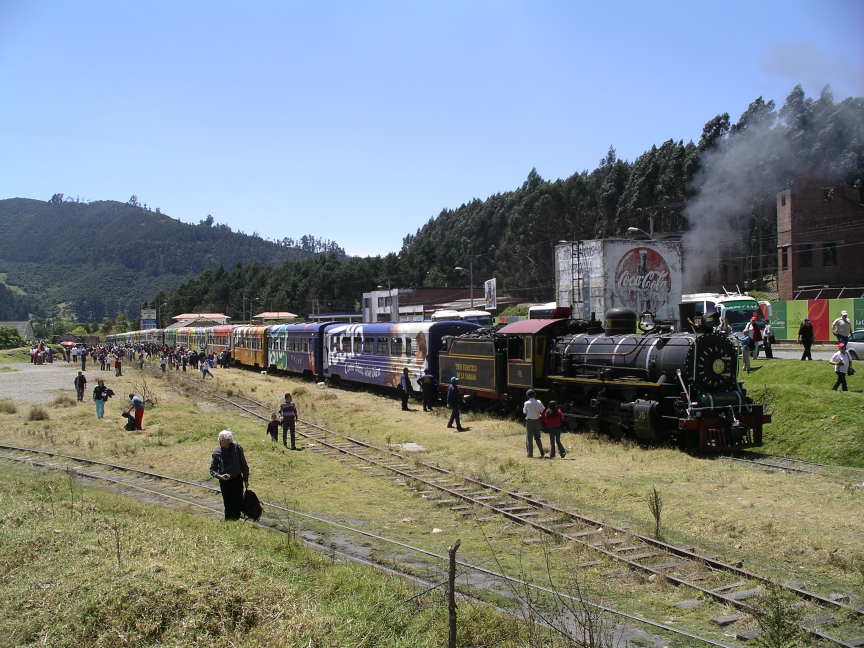
#> input picture crecimiento-colombia/entregas/zipaquira/referencias-autorizadas/tren-patio-zipaquira.jpg, 2592 x 1944 px (shown at 1/3 size)
$ python preparar-comparacion-v5.py
#> lines starting #> are read from the running program, lines starting #| are printed output that depends on the picture
from pathlib import Path
from PIL import Image, ImageOps
import json,hashlib,zipfile
p=Path(__file__).resolve().parent
h=lambda f:hashlib.sha256(f.read_bytes()).hexdigest()
rows=[('tren-patio-zipaquira.jpg','tren-patio-original-v5.webp',True),('estacion-juanperiodista-2018.jpg','estacion-original-2018-v5.webp',False),('estacion-vagon-p464thomas-2011.jpg','vagon-original-2011-v5.webp',False)]
assets=[]
for ref,name,crop in rows:
    original=p/'referencias-autorizadas'/ref;out=p/'imagenes/web'/name
    image=Image.open(original).convert('RGB')
#> image is the input picture: PIL image 2592x1944 RGB; mean R, G, B 123, 131.3, 133
    image=ImageOps.fit(image,(960,640),centering=(.5,.5)) if crop else image.copy()
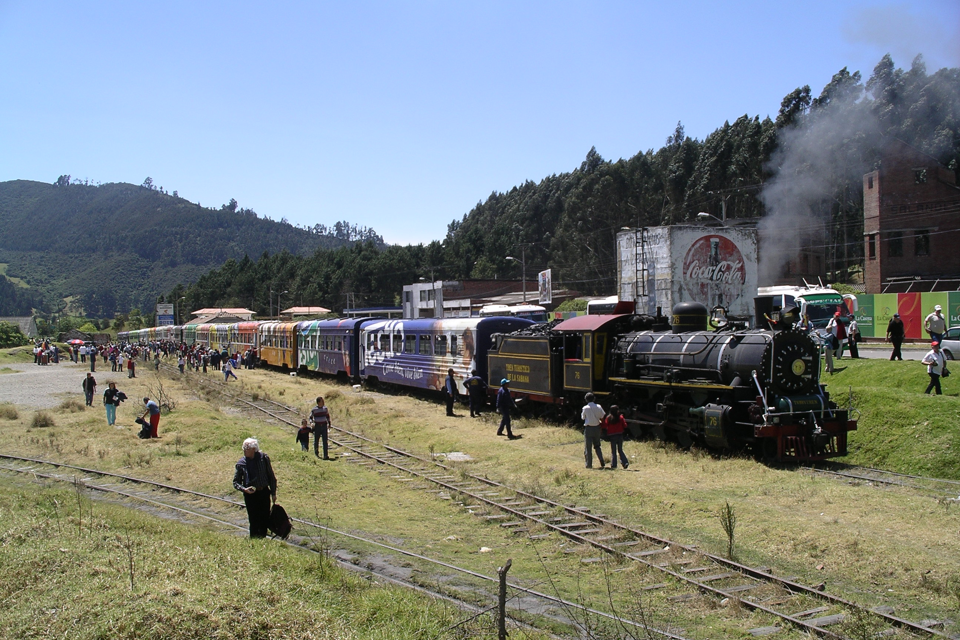
#> image: PIL image 960x640 RGB; mean R, G, B 121.7, 128.8, 129
    if not crop:image.thumbnail((960,720))
    image.save(out,'WEBP',quality=86,method=6)
    assets.append({'reference':ref,'reference_sha256':h(original),'web':'imagenes/web/'+name,'web_sha256':h(out),'dimensions':list(image.size),'bytes':out.stat().st_size,'changes':'Solo recorte3:2, reducción y compresión; sin alteración tonal ni reconstrucción' if crop else 'Solo reducción y compresión; sin recorte, alteración tonal o reconstrucción'})
#> pass 2 of the loop `for ref,name,crop in rows:`:
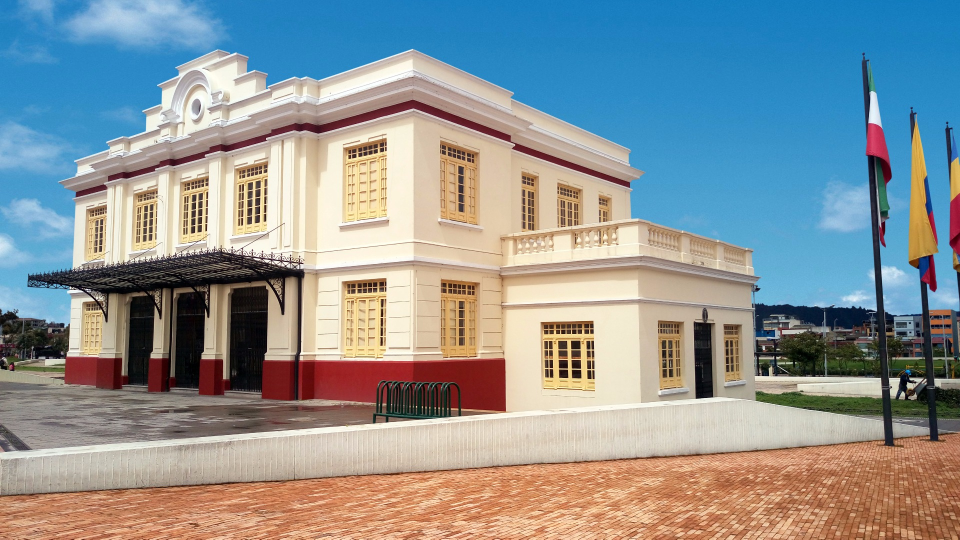
#> input picture crecimiento-colombia/entregas/zipaquira/referencias-autorizadas/estacion-juanperiodista-2018.jpg, 1920 x 1079 px (shown at 1/2 size)
#> image is the input picture: PIL image 1920x1079 RGB; mean R, G, B 140.4, 148.9, 151.1
#> `if not crop:image.thumbnail((960,720))`:
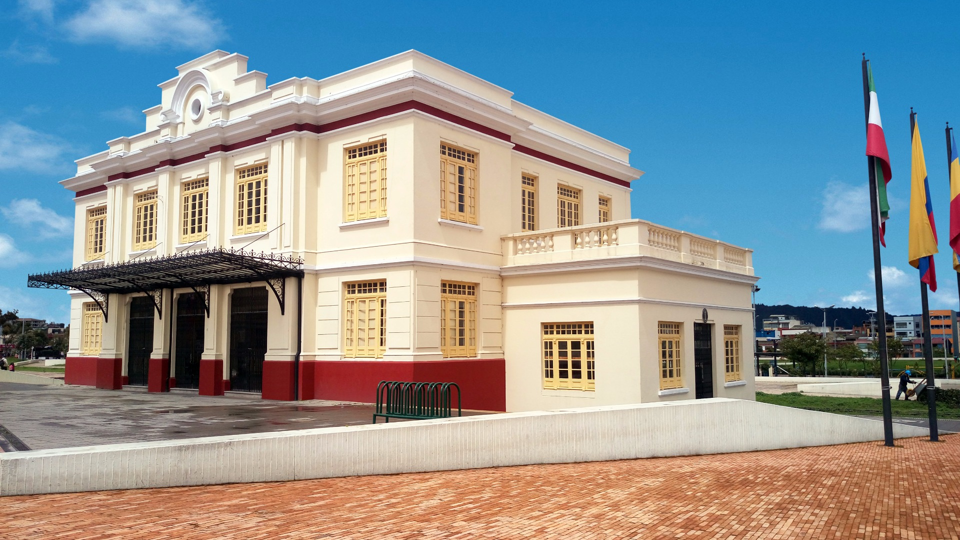
#> image: PIL image 960x540 RGB; mean R, G, B 140.4, 148.9, 151.1
#> pass 3 of the loop `for ref,name,crop in rows:`:
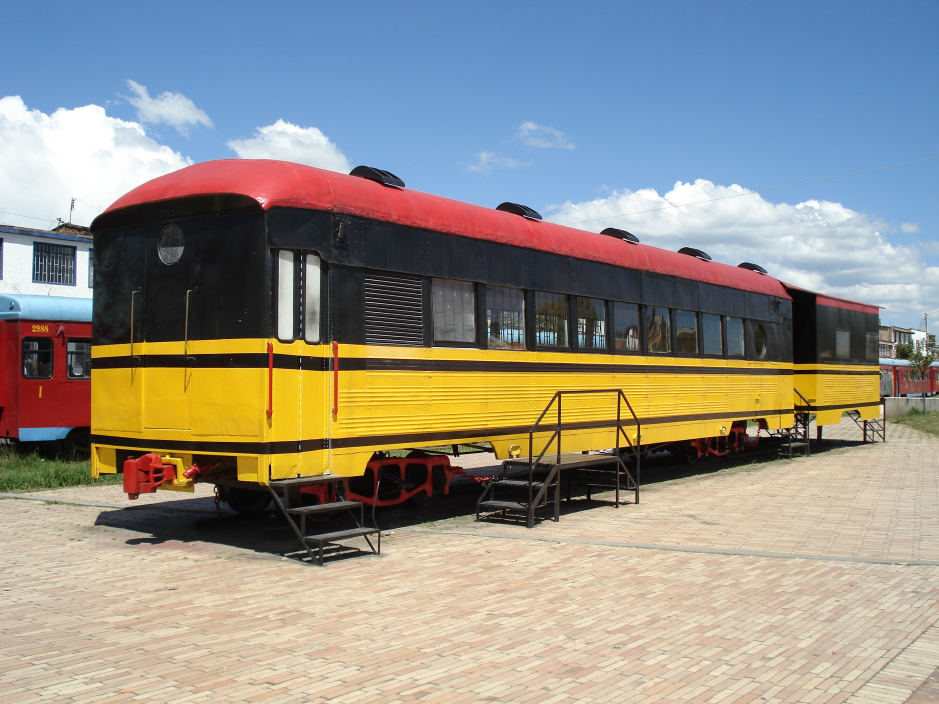
#> input picture crecimiento-colombia/entregas/zipaquira/referencias-autorizadas/estacion-vagon-p464thomas-2011.jpg, 2816 x 2112 px (shown at 1/3 size)
#> image is the input picture: PIL image 2816x2112 RGB; mean R, G, B 148.2, 145.4, 137.3
#> `if not crop:image.thumbnail((960,720))`:
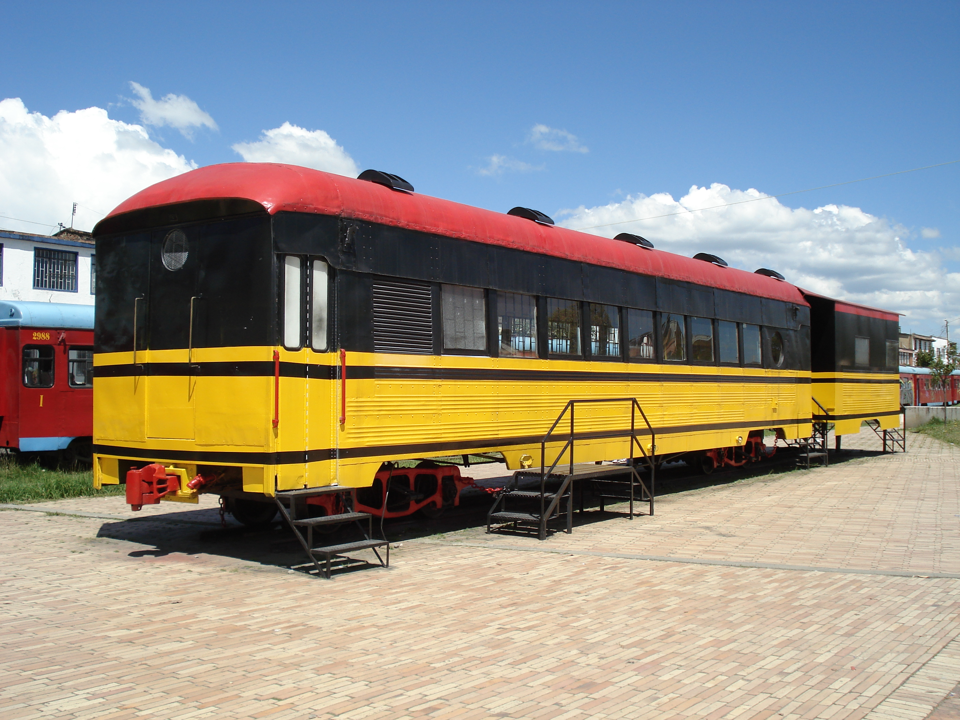
#> image: PIL image 960x720 RGB; mean R, G, B 148.2, 145.4, 137.3
#> (the run stopped early here; a loop or call above may not have finished)
